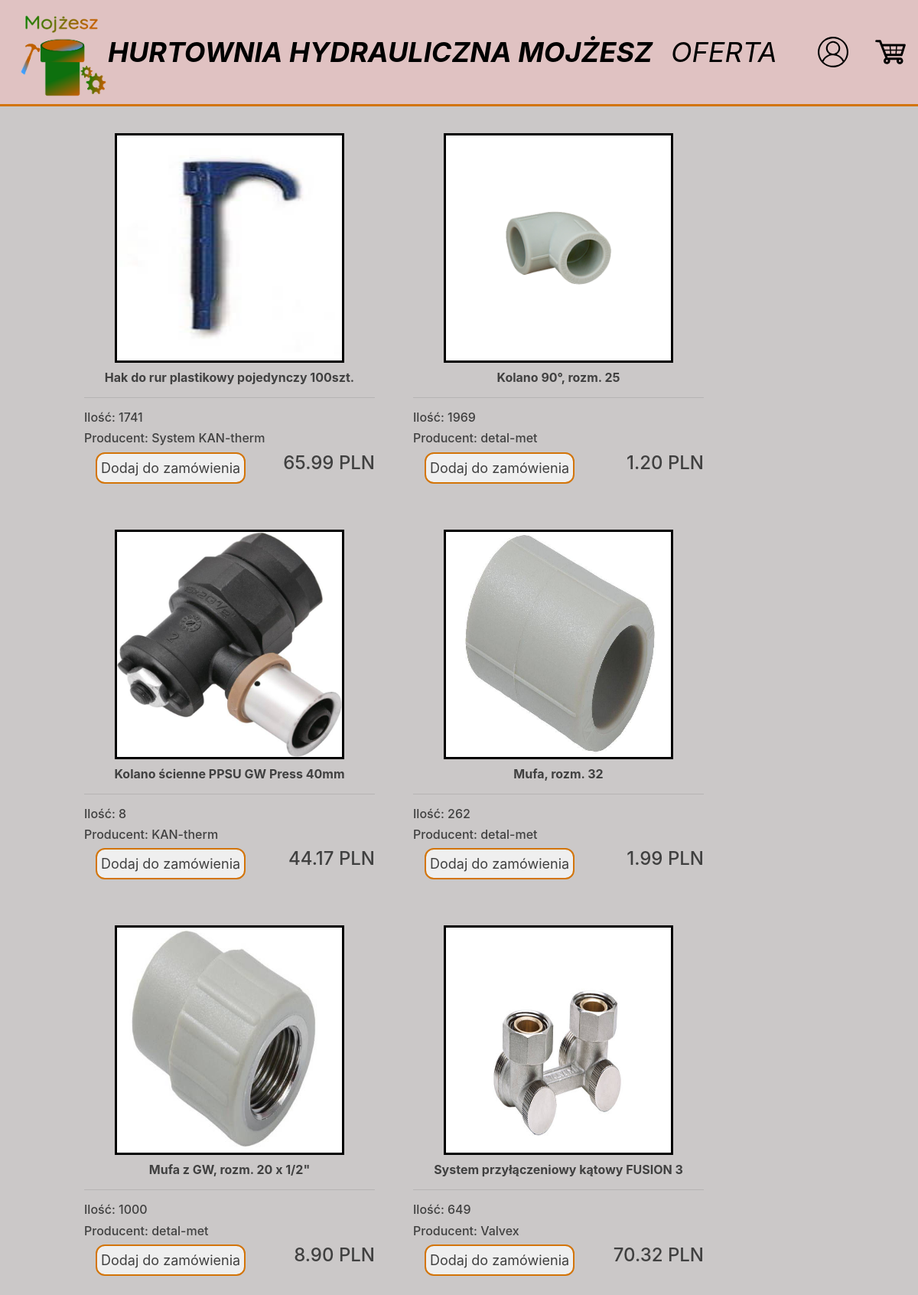
/oferta/ (signed in), run on the app's committed database.
### warehouse/models.py (models this page shows, shortened)
class Product(models.Model):
	name = models.CharField(max_length=200)
	price = models.FloatField()
	amount = models.IntegerField(validators=[MinValueValidator(0), MaxValueValidator(100000)], default=0, null=True, blank=True,)
	producer = models.CharField(max_length=200, null= True, blank=True)
	img = models.ImageField(null=True, blank=True)
	@property
	def imgURL(self):
		try:
			url = self.img.url
		except:
			url = ''
		return url

### warehouse/views.py (the view)
# urls.py: path('oferta/', views.items, name="items"),
def items(request):
    products = Product.objects.all()
    context = {'products':products}
    return render(request, 'warehouse/items.html', context)

### warehouse/templates/warehouse/items.html
{% extends 'warehouse/main.html' %}
{% load static %}
{% block content %}
    <div class="row">
        {% for product in products %}
        <div class="column">
            <img class="img_back" src="{{product.imgURL}}">
            <div class="box product">
                <h6 style="text-align: center"><strong>{{product.name}}</strong></h6>
                <hr>
                <h6>Ilość: {{product.amount}}</h6>
                <h6 id="procucent">Producent: {{product.producer}}</h6>
                <button data-product={{product.id}} data-action="add" class="button-back add-btn update-order">Dodaj do zamówienia</button>
                <h4 style="display: inline-block; float: right">
                {{product.price|floatformat:2}} PLN
                </h4>
            </div>
        </div>
        {% endfor %}
    </div>
{% endblock content %}

### static/css/main.css (style rules this page uses)
body { background-color: hsla(0, 2%, 74%, 0.795); overflow-x: hidden; }
h1,h2,h3,h4,h5,h6 { color:hsl(0, 0%, 25%); }
.box { width: 400px; border-radius: 8px; padding: 10px; }
.img_back { width: 300px; height: 300px; border: solid black; margin-left: 50px; }
.column { margin-top: 20px; padding: 15px; }
.row { margin-left: 85px; }
.button-back { border-radius: 12px; border: 2px solid rgb(211, 116, 7); margin-left: 15px; color:hsl(0, 0%, 25%); font-size: large; padding: 5px; }

### data on the page
Product: imgURL (picture), name "Hak do rur plastikowy pojedynczy 100szt.", amount "1741", producer "System KAN-therm", price "65.99"
Product: imgURL (picture), name "Kolano 90°, rozm. 25", amount "1969", producer "detal-met", price "1.20"
Product: imgURL (picture), name "Kolano ścienne PPSU GW Press 40mm", amount "8", producer "KAN-therm", price "44.17"
Product: imgURL (picture), name "Mufa, rozm. 32", amount "262", producer "detal-met", price "1.99"
Product: imgURL (picture), name "Mufa z GW, rozm. 20 x 1/2\"", amount "1000", producer "detal-met", price "8.90"
Product: imgURL (picture), name "System przyłączeniowy kątowy FUSION 3", amount "649", producer "Valvex", price "70.32"
